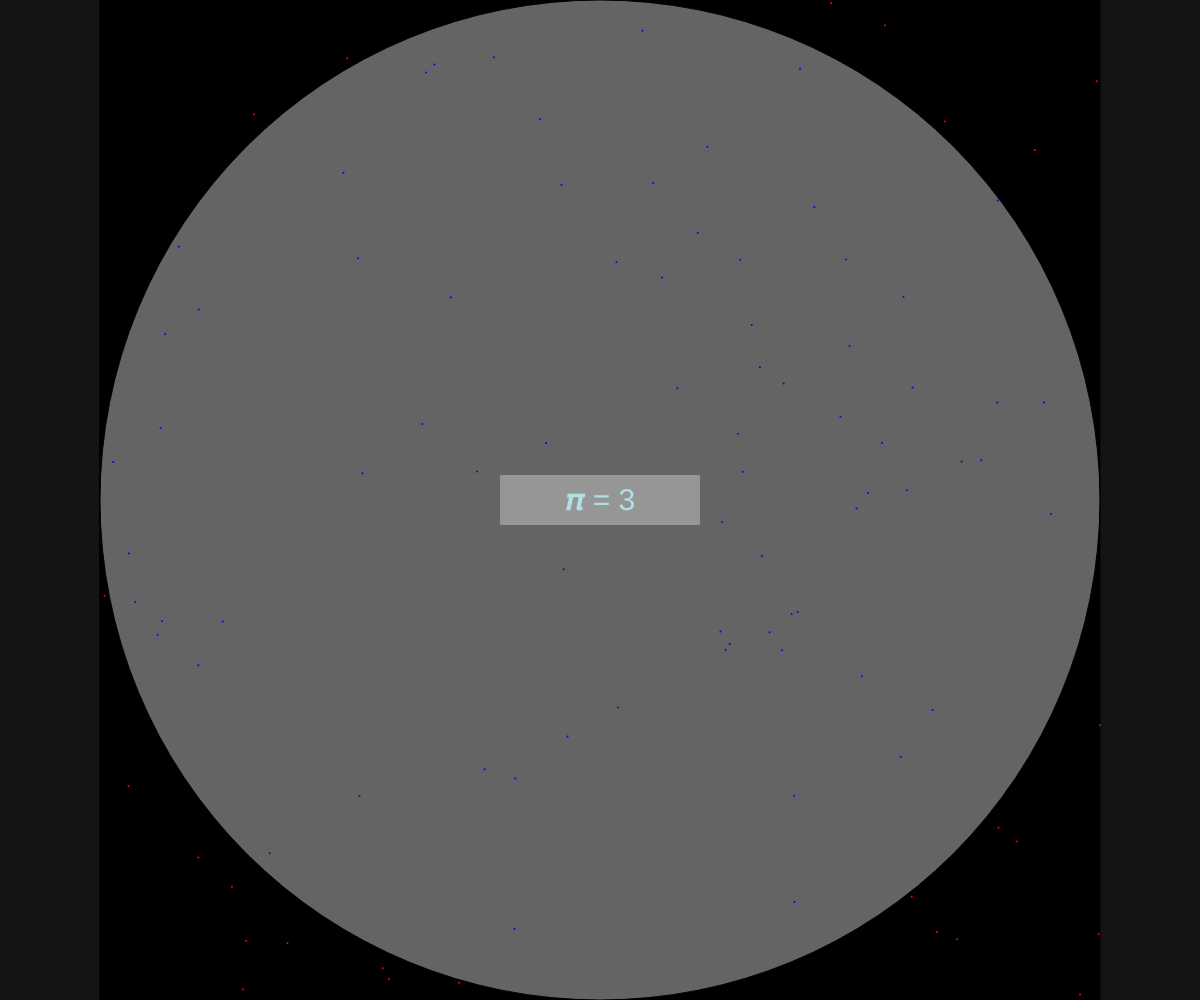
Frame 1 (no input)
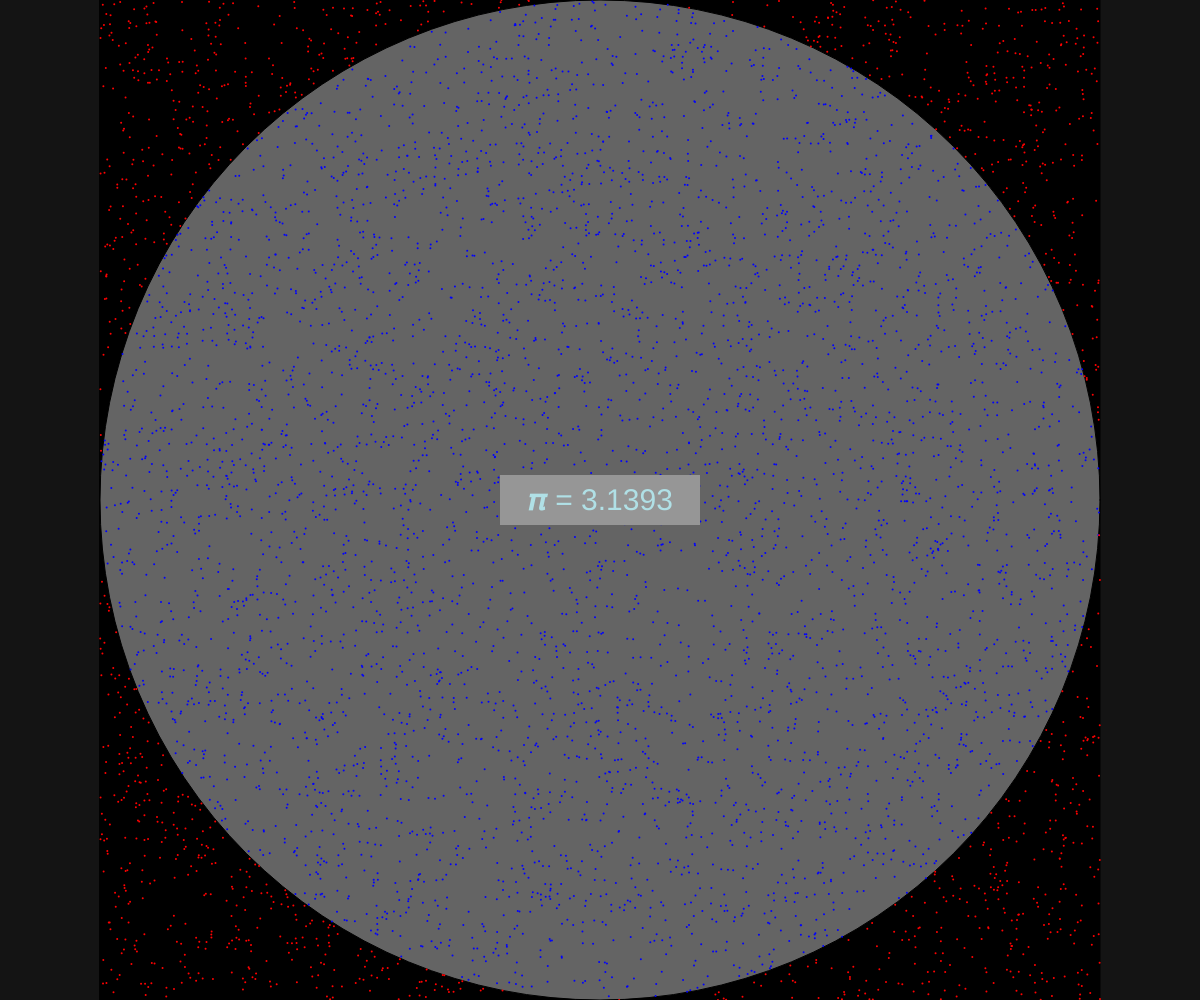
Frame 60 (no input)
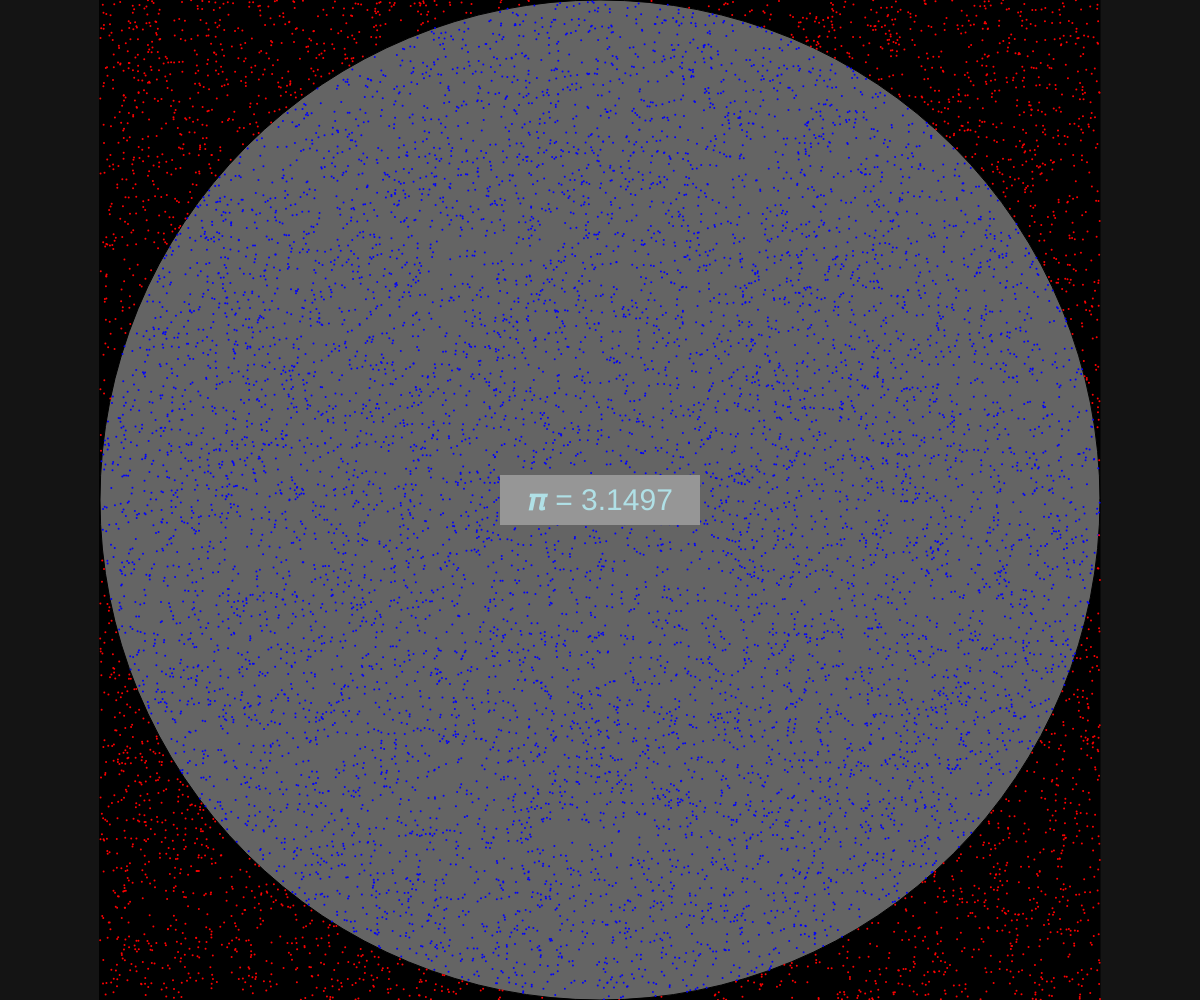
Frame 120 (the mouse pressed at the canvas centre since frame 60)

The p5.js sketch that drew these frames (run headless with seeded random() and noise() and a simulated clock; from frame 60 on, the mouse is pressed at the canvas centre):

// p5.js sketch
// ── sketch.js
let smaller;
function setup() {
  createCanvas(windowWidth, windowHeight);
  background(20);

  if (width <= height) {
    smaller = width;
  } else {
    smaller = height;
  }
  fill(0);
  translate(width / 2, height / 2);
  rectMode(CENTER);
  square(0, 0, smaller);
  radius = smaller / 2;
  fill(100);
  circle(0, 0, radius * 2);

  rectMode(CENTER);
  textAlign(CENTER);
  textSize(30);
}

let inside = 0;
let outside = 0;

function draw() {
  translate(width / 2, height / 2);

  for (let j = 0; j < 100; j++) {
    // I generate a new point each time
    let range = smaller / 2;

    x = random(-range, range);
    y = random(-range, range);

    // we may use dist() here as well
    distance = sqrt(x ** 2 + y ** 2);
    if (distance < radius) {
      strokeWeight(2);
      stroke("blue");
      point(x, y);
      inside++;
    } else {
      strokeWeight(2);
      stroke("red");
      point(x, y);
      outside++;
    }
  }
  // Then we calculate PI
  pi = (4 * inside) / (inside + outside);

  pi = round(pi, 4);

  fill(150);
  noStroke();
  rect(0, 0, 200, 50);

  fill("powderblue");
  text("𝝅 = " + pi, 0, 10);
}
